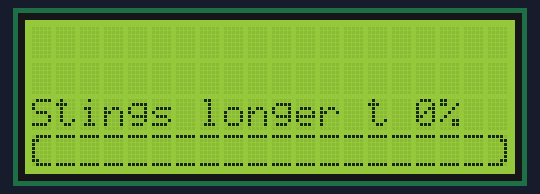
The sketch below on a simulated Arduino Uno, built with avr-gcc and run on an emulated ATmega328P. On the bench: 20×4 character LCD.

Above: at 0.25 s.
At 4.85 s:
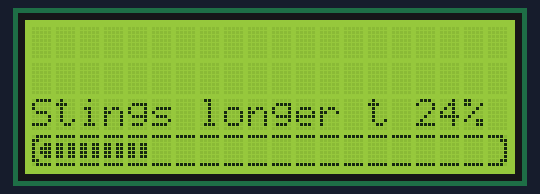
At 9.27 s:
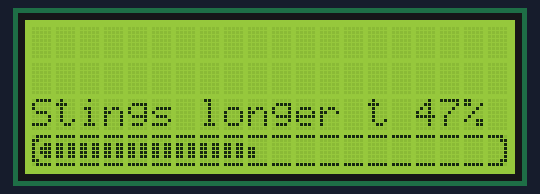
At 19.13 s:
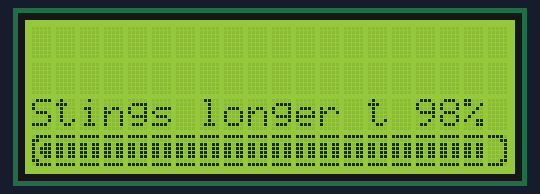
At 29.79 s:
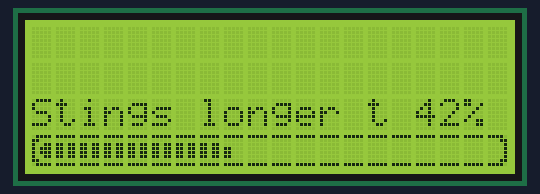
At 39.84 s:
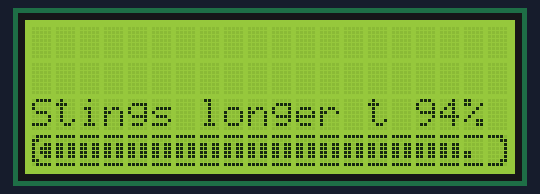

The sketch:

progressbar.ino
```cpp
#include <LiquidCrystal_I2C.h>

// Display Size
const int lcd_rows = 4;
const int lcd_columns = 20;

LiquidCrystal_I2C lcd(0x27, lcd_columns, lcd_rows); // I2C Address: "0x3F" or "0x27"


String trimString(String str, int maxLength) {
  if (str.length() > maxLength) {
    str.remove(maxLength);
  }
  return str;
}


byte START_DIV_0_OF_4[8] = {B01111, B11000, B10000, B10000, B10000, B10000, B11000, B01111};
byte START_DIV_1_OF_4[8] = {B01111, B11000, B10000, B10000, B10000, B10011, B11000, B01111};
byte START_DIV_2_OF_4[8] = {B01111, B11000, B10000, B10000, B10111, B10011, B11000, B01111};
byte START_DIV_3_OF_4[8] = {B01111, B11000, B10000, B10111, B10111, B10011, B11000, B01111};
byte START_DIV_4_OF_4[8] = {B01111, B11000, B10011, B10111, B10111, B10011, B11000, B01111};
byte DIV_0_OF_8[8] = {B11111, B00000, B00000, B00000, B00000, B00000, B00000, B11111};
byte DIV_1_OF_8[8] = {B11111, B00000, B00000, B00000, B00000, B11000, B00000, B11111};
byte DIV_2_OF_8[8] = {B11111, B00000, B00000, B00000, B11000, B11000, B00000, B11111};
byte DIV_3_OF_8[8] = {B11111, B00000, B00000, B11000, B11000, B11000, B00000, B11111};
byte DIV_4_OF_8[8] = {B11111, B00000, B11000, B11000, B11000, B11000, B00000, B11111};
byte DIV_5_OF_8[8] = {B11111, B00000, B11000, B11000, B11000, B11011, B00000, B11111};
byte DIV_6_OF_8[8] = {B11111, B00000, B11000, B11000, B11011, B11011, B00000, B11111};
byte DIV_7_OF_8[8] = {B11111, B00000, B11000, B11011, B11011, B11011, B00000, B11111};
byte DIV_8_OF_8[8] = {B11111, B00000, B11011, B11011, B11011, B11011, B00000, B11111};
byte END_DIV_0_OF_4[8] = {B11110, B00011, B00001, B00001, B00001, B00001, B00011, B11110};
byte END_DIV_1_OF_4[8] = {B11110, B00011, B00001, B00001, B00001, B11001, B00011, B11110};
byte END_DIV_2_OF_4[8] = {B11110, B00011, B00001, B00001, B11101, B11001, B00011, B11110};
byte END_DIV_3_OF_4[8] = {B11110, B00011, B00001, B11101, B11101, B11001, B00011, B11110};
byte END_DIV_4_OF_4[8] = {B11110, B00011, B11001, B11101, B11101, B11001, B00011, B11110};


void initialize_progressbar() {
  lcd.createChar(0, START_DIV_4_OF_4);
  lcd.createChar(1, DIV_0_OF_8);
  lcd.createChar(2, DIV_8_OF_8);
  lcd.createChar(3, END_DIV_0_OF_4);
}

void switch_progressbar_bank(byte bank) {
  // Progressbar Symbol Bank
  switch (bank) {
    case 0:
      lcd.createChar(4, START_DIV_0_OF_4);
      lcd.createChar(5, START_DIV_1_OF_4);
      lcd.createChar(6, START_DIV_2_OF_4);
      lcd.createChar(7, START_DIV_3_OF_4);
      break;

    case 1:
      lcd.createChar(4, DIV_1_OF_8);
      lcd.createChar(5, DIV_2_OF_8);
      lcd.createChar(6, DIV_3_OF_8);
      lcd.createChar(7, DIV_4_OF_8);
      break;

    case 2:
      lcd.createChar(4, DIV_4_OF_8);
      lcd.createChar(5, DIV_5_OF_8);
      lcd.createChar(6, DIV_6_OF_8);
      lcd.createChar(7, DIV_7_OF_8);
      break;

    case 3:
      lcd.createChar(4, END_DIV_1_OF_4);
      lcd.createChar(5, END_DIV_2_OF_4);
      lcd.createChar(6, END_DIV_3_OF_4);
      lcd.createChar(7, END_DIV_4_OF_4);
      break;
  }
}

void render_progressbar(byte progress, String message = "", bool displayPercentage = true, int textRow = lcd_rows-2, int barRow = lcd_rows-1) {
  initialize_progressbar();

  // If displayPercentage is true, display the progress percentage along with optional message.
  if (displayPercentage) {
    if (message != "") {
      message = trimString(message, lcd_columns - 5);

      // If there's a message provided, print the message at the specified textRow.
      lcd.setCursor(0, textRow);
      lcd.print(message);
      // Print the percentage at the right end of the text row.
      lcd.setCursor(lcd_columns - 4, textRow);
      lcd.print(progress);
      lcd.print(F("%"));
    } else {
      // If no message is provided, just print the percentage.
      lcd.setCursor(0, textRow);
      lcd.print(progress);
      lcd.print(F("%"));
    }
  }

  // Move the cursor to the start of the progress bar row.
  lcd.setCursor(0, barRow);

  // Calculate the number of columns to be filled based on the progress percentage.
  byte filledColumns = map(progress, 0, 100, 0, lcd_columns * 2 * 4 - 2 * 4);

  // Loop through each column of the LCD.
  for (byte i = 0; i < lcd_columns; ++i) {
    if (i == 0) {
      // For the first column, handle the start of the progress bar.
      if (filledColumns > 4) {
        lcd.write((byte)0);
        filledColumns -= 4;
      } else if (filledColumns == 4) {
        lcd.write((byte)0);
        filledColumns = 0;
      } else {
        switch_progressbar_bank(0);
        lcd.setCursor(i, barRow);
        lcd.write(filledColumns + 4);
        filledColumns = 0;
      }
    } else if (i == lcd_columns - 1) {
      // For the last column, handle the end of the progress bar.
      if (filledColumns > 0) {
        switch_progressbar_bank(3);
        lcd.setCursor(i, barRow);
        lcd.write(filledColumns + 3);
      } else {
        lcd.write(3);
      }
    } else {
      // For the middle columns, handle the body of the progress bar.
      if (filledColumns == 0) {
        lcd.write(1); // Empty segment.
      } else if (filledColumns >= 8) {
        lcd.write(2); // Full segment.
        filledColumns -= 8;
      } else if (filledColumns >= 4 && filledColumns < 8) {
        switch_progressbar_bank(2);
        lcd.setCursor(i, barRow);
        lcd.write(filledColumns);
        filledColumns = 0;
      } else if (filledColumns < 4) {
        switch_progressbar_bank(1);
        lcd.setCursor(i, barRow);
        lcd.write(filledColumns + 3);
        filledColumns = 0;
      }
    }
  }
}

void setup() {
  lcd.init(); // LCD Display init
  lcd.backlight(); // LCD Display activate Backlight
}

void loop() {
  static byte percent = 0;

  render_progressbar(percent, "Stings longer then the display can hold will be trimmed.");

  if (++percent == 101) {
    percent = 0;
    lcd.clear();
    delay(2000);
  }

  delay(100);
}
```
